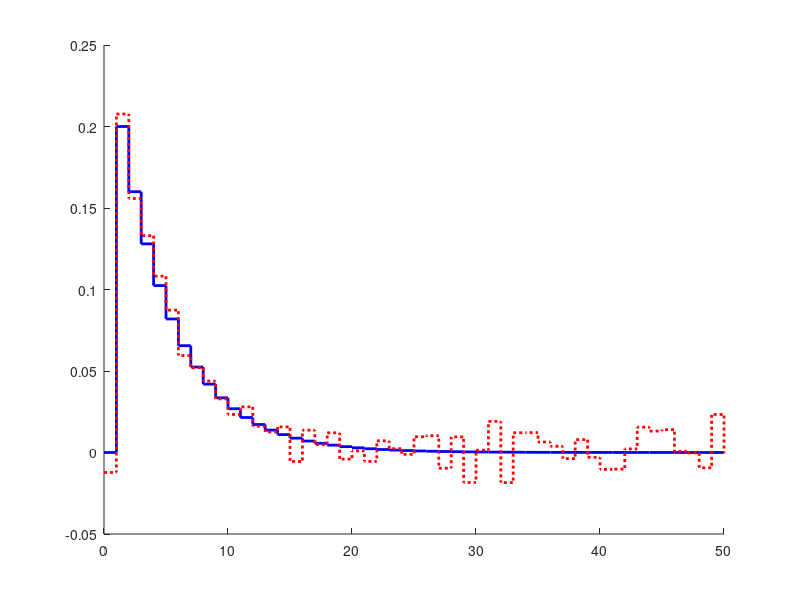

This figure's MATLAB source: (Note: this script raises an error after producing the figure.)
clear
close all
rng(0)

N = 51;
n = 0:N-1;
Ts = 1; Fs = 1/Ts;

z = tf('z',Ts);
Gz = (1-0.8)/(z-0.8);

M = 1;
sigma_h = 0.01;
nh = sigma_h*randn(N,M);
h0 = impulse(Gz,n*Ts);
h = h0 + nh;
H0 = 1/N*fft(h0);
H = 1/N*fft(h);

energy_FD0 = 1/N*(H0'*H0);
energy_FD = 1/N*sum(abs(H).^2);
energy_TD0 = 1/N^2*cumsum(h0.^2);
energy_TD = 1/N^2*cumsum(h.^2);

figure
hold on
stairs(n,h0,'b-','Linewidth',2,'Displayname','Noiseless')
stairs(n,h,'r:','Linewidth',2,'Displayname',"Noisy (\sigma_h = " + sigma_h + ")")
legend('Location','Best')
xlabel("Samples n")
title("Impulse response of H(z^{-1})")
grid on
plot_options(gca)
print(gcf,'figures/parseval_signal','-depsc')

figure
hold on
line2 = yline(energy_FD,':','Color',[1,0,0],'Linewidth',5,'Displayname',"FD noisy (\sigma_h = " + sigma_h + ")");
line2.Alpha = 0.3;
plot(n,energy_TD,'r:','Linewidth',2,'Displayname',"TD noisy (\sigma_h = " + sigma_h + ")")
line = yline(energy_FD0,'-.','Color',[0,0,1],'Linewidth',5,'Displayname',"FD noiseless");
line.Alpha = 0.3;
plot(n,energy_TD0,'b-','Linewidth',2,'Displayname','TD noiseless')
title("Energy in the time domain (TD) and frequency domain (FD)")
grid on
xlabel("l_1")
legend('Location','Best')
plot_options(gca)
yticklabels("0.0000" + yticks*1e5)
print(gcf,'figures/parseval_energy','-depsc')

%% functions
function plot_options(gca)
    set(gca,'Linewidth',2)
    set(gca,'Fontsize',12)
    grid on
end
